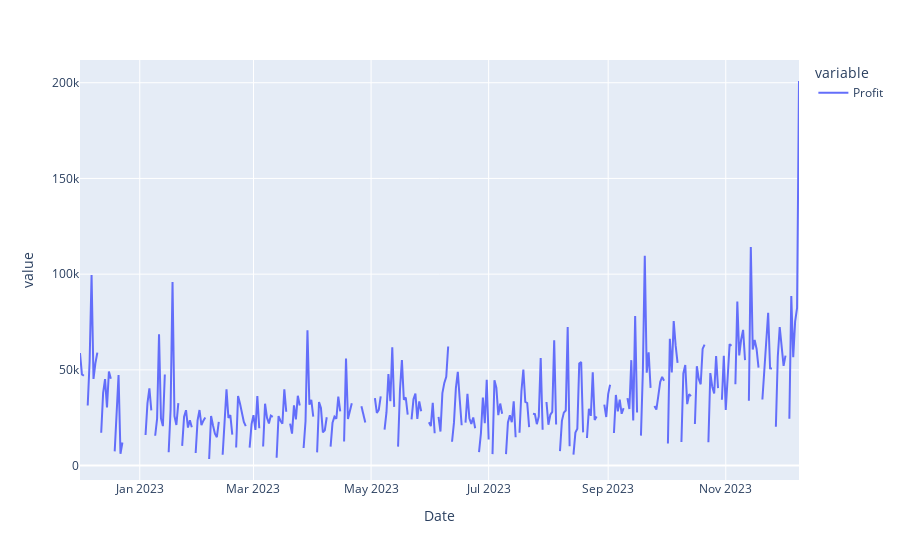

Here is the notebook cell this chart was saved with:
### Code cell
# Visualizamos un gráfico de líneas con el beneficio por día
px.line(df_profit)

### Figure 1 — Plotly figure (JSON) as saved in the notebook; plotly's stock layout.template omitted (floating-point values rounded to 4 significant figures; data arrays with more than 128 entries replaced by an {"elided": "..."} marker saying what was removed)
{"data": [{"hovertemplate": "variable=Profit<br>Date=%{x}<br>value=%{y}<extra></extra>", "legendgroup": "Profit", "line": {"color": "#636efa", "dash": "solid"}, "marker": {"symbol": "circle"}, "mode": "lines", "name": "Profit", "orientation": "v", "showlegend": true, "type": "scatter", "x": {"elided": "374 str values"}, "xaxis": "x", "y": {"elided": "374 float values"}, "yaxis": "y"}], "layout": {"legend": {"title": {"text": "variable"}, "tracegroupgap": 0}, "margin": {"t": 60}, "xaxis": {"anchor": "y", "domain": [0, 1], "title": {"text": "Date"}}, "yaxis": {"anchor": "x", "domain": [0, 1], "title": {"text": "value"}}}}
